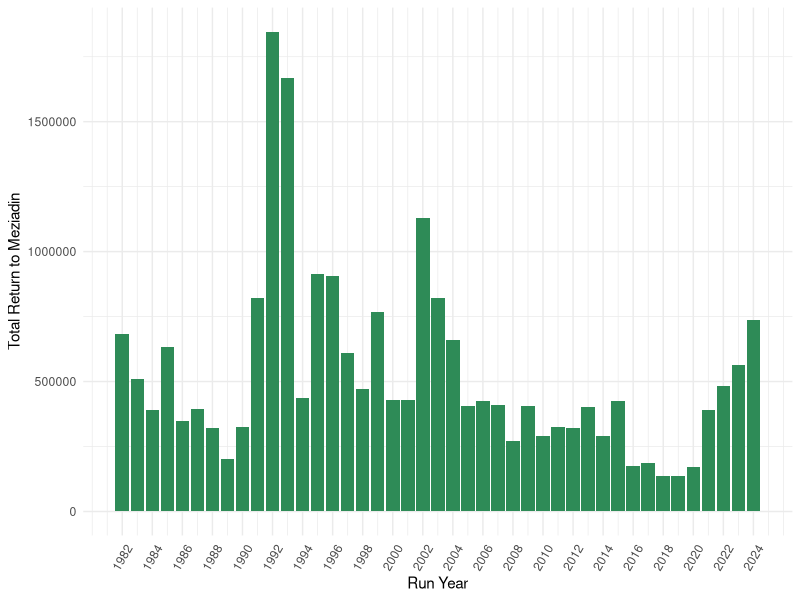
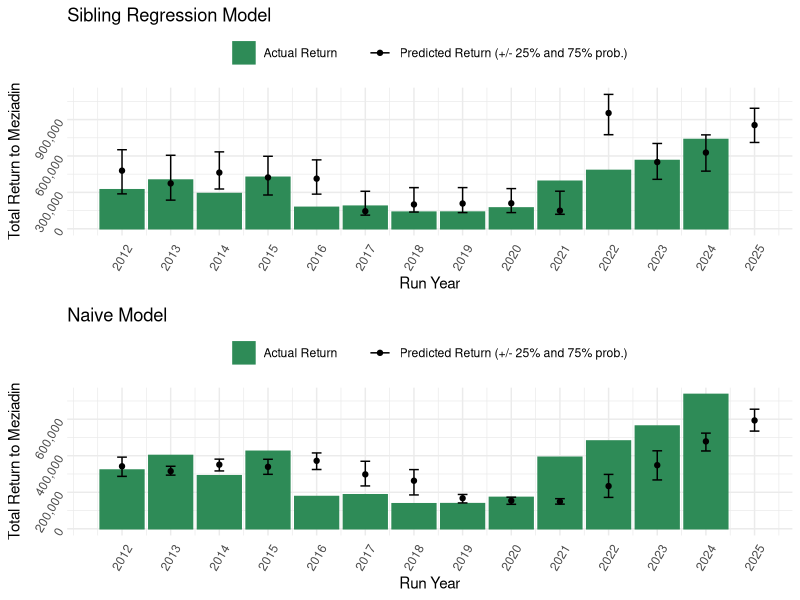
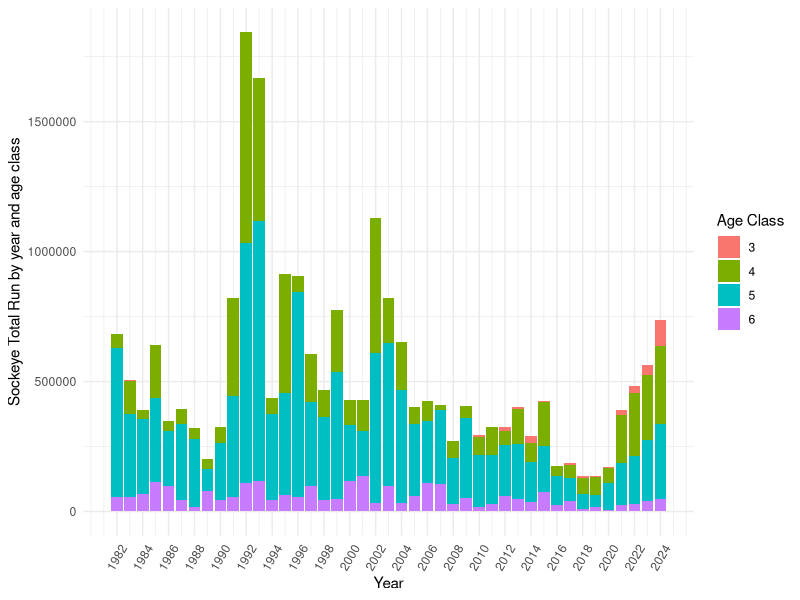
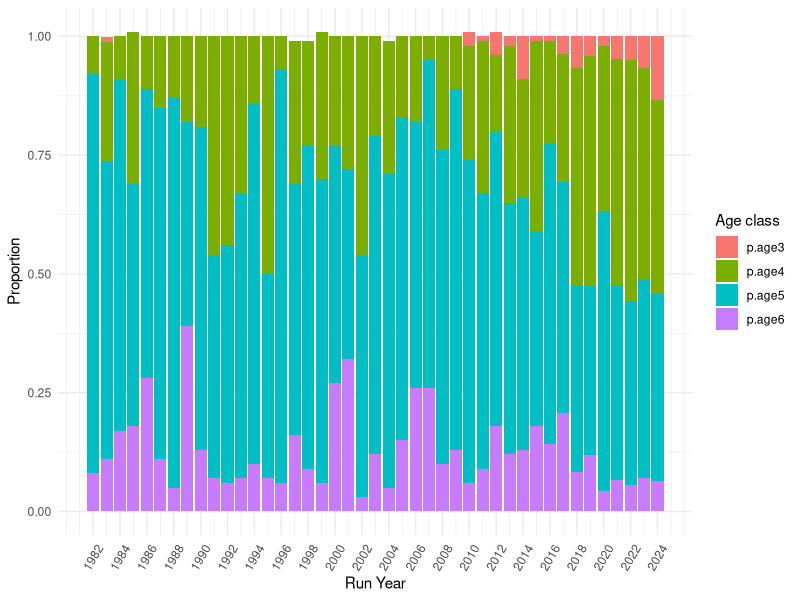

These figures' R source, in order: (Note: this script raises an error after producing the figures.)
# Code to process (1) Meziadin sockeye run by age data and (2) escapement and total return data
# for Meziadin-specific sockeye run forecast using ForecastR
library(tidyverse)
library(scales)
library(gridExtra)


# Read in Meziadin/Nass TE/TR data ----------------------------------------

mez_nass_TR_TE <- read_csv("data/nass vs mez TR TE new.csv") %>%
  filter(type == "Total Return") %>%
  drop_na("Meziadin") %>%
  rename(runyear = year)

# Wide format to have total run and escapement as columns
TR_TE_wide <- pivot_wider(mez_nass_TR_TE, names_from = type, values_from = c(Meziadin, Nass)) %>%
  subset(select = -c(`Nass_Total Return`, mez.p, non.mez))


# Read new data (to 2023) -------------------------------------------------

datanew <- read.csv("data/TRTC-Results--Nass-Sockeye_kke.csv") %>%
  filter(CU_Name == "Meziadin") %>%
  subset(select = -c(CU, SpeciesId, T_Idx_E, ExpFactor1, ExpFactor2, AdjSum, ObsE,
                     ExpFactor3, TE, CDN.Harvest, CDN.ER, Q1, Q2, Q3, ER.Indicator,
                     ER.Indicator.Lookup, ER.Source, StatArea, TRTC, Total.Harvest,
                     Total.ER, CU_Name)) %>%
  filter(Year %in% c("2018", "2019", "2020", "2021", "2022", "2023")) %>%
  rename(runyear = Year, `Meziadin_Total Return` = Total.Run)%>%
  mutate(`Meziadin_Total Return` = as.numeric(gsub(",","",`Meziadin_Total Return`)))


# ADD 2024 DATA -----------------------------------------------------------

# Meziadin total return is the escapement (fishwheel count) plus harvest before the fishwheel
# (about 49%). So fishwheel + (fishwheel*.49)
runyear <- c(2024)
mez_return <- c(735996.1) 
# calculated as Esc / (1-ER) using Meziadin fishwheel count for Esc and 0.49 for ER 
data24 <- data.frame(runyear, mez_return) %>%
  rename(`Meziadin_Total Return` = mez_return)

datanew <- bind_rows(datanew, data24)

# Merge old and new data (without ages):
all_mezdata <- bind_rows(TR_TE_wide, datanew)


# Returns vs Predicted - read in forecastR predictions data -------------------------

predictions <- read.csv("data/mez_predictions.csv")

predictions <- full_join(all_mezdata, predictions, by="runyear") %>%
  filter(!is.na(predicted.return)) %>%
  mutate(predicted.return = as.numeric(predicted.return),
         p25 = as.numeric(p25),
         p75 = as.numeric(p75)) 

# Plot Meziadin total returns by year (no age breakdown)
ggplot(all_mezdata, aes(x = runyear, y = `Meziadin_Total Return`)) +
  geom_col(fill = "seagreen")+
  theme_minimal()+
  labs(x = "Run Year", y = "Total Return to Meziadin")+
  scale_x_continuous(breaks = round(seq(min(all_mezdata$runyear), max(all_mezdata$runyear), 
                                        by = 2),1))+
  theme(axis.text.x = element_text(angle = 60, vjust = 0.5))

### Add a line showing the pre-season forecasts
# Create a csv file for each year by changing forecast year and re-saving.
# Run each csv through forecastR
# Save sibling reg  point forecast, p25 and p75
# create a data frame of the forecasts
# bind with total return data - name something like ("predicted return")
# Plot by adding aes with line for predicted return, error bars for p25 and p75

###
sibreg <- ggplot(predictions, aes(x = runyear)) +
  geom_col(aes(y = `Meziadin_Total Return`, fill = "Actual Return"), color = "seagreen") +
  geom_point(aes(y = predicted.return, color = "Predicted Return (+/- 25% and 75% prob.)")) +
  geom_errorbar(
    aes(ymin = p25, ymax = p75, color = "Predicted Return (+/- 25% and 75% prob.)"),
    width = 0.2
  ) +
  theme_minimal() +
  labs(
    x = "Run Year",
    y = "Total Return to Meziadin"
  ) +
  scale_x_continuous(breaks = round(seq(min(predictions$runyear), max(predictions$runyear), by = 1), 1)) +
  scale_y_continuous(labels = scales::label_comma()) +
  scale_fill_manual(
    values = c("Actual Return" = "seagreen"),
    name = NULL  # Remove "fill" label
  ) +
  scale_color_manual(
    values = c("Predicted Return (+/- 25% and 75% prob.)" = "black"),
    name = NULL  # Remove "colour" label
  ) +
  ggtitle("Sibling Regression Model") +
  theme(
    axis.text.x = element_text(angle = 60, vjust = 0.5),
    axis.text.y = element_text(angle = 60),
    legend.position = "top"  # Move legend to the top
  )

###
# NAIVE MODEL:
predictions_naive <- read.csv("data/mez_predictions_naive.csv")

predictions_naive <- full_join(all_mezdata, predictions_naive, by="runyear") %>%
  filter(!is.na(predicted.return)) %>%
  mutate(predicted.return = as.numeric(predicted.return),
         p25 = as.numeric(p25),
         p75 = as.numeric(p75)) 

### Add a line showing the pre-season forecasts

naive <- ggplot(predictions_naive, aes(x = runyear)) +
  geom_col(aes(y = `Meziadin_Total Return`, fill = "Actual Return"), color = "seagreen") +
  geom_point(aes(y = predicted.return, color = "Predicted Return (+/- 25% and 75% prob.)")) +
  geom_errorbar(
    aes(ymin = p25, ymax = p75, color = "Predicted Return (+/- 25% and 75% prob.)"),
    width = 0.2
  ) +
  theme_minimal() +
  labs(
    x = "Run Year",
    y = "Total Return to Meziadin"
  ) +
  scale_x_continuous(breaks = round(seq(min(predictions$runyear), max(predictions$runyear), by = 1), 1)) +
  scale_y_continuous(labels = scales::label_comma()) +
  scale_fill_manual(
    values = c("Actual Return" = "seagreen"),
    name = NULL  # Remove "fill" label
  ) +
  scale_color_manual(
    values = c("Predicted Return (+/- 25% and 75% prob.)" = "black"),
    name = NULL  # Remove "colour" label
  ) +
  ggtitle("Naive Model") +
  theme(
    axis.text.x = element_text(angle = 60, vjust = 0.5),
    axis.text.y = element_text(angle = 60),
    legend.position = "top" 
  )

grid.arrange(sibreg, naive, nrow = 2)

# Read in Meziadin age data -----------------------------------------------

mez_age <- read_csv("data/Mez scale data - Andy.csv") %>%
  rename(runyear = Year)

# new data to 2022
mez_age_2 <- read_csv("data/Mez ages for Andy.csv") %>%
  filter(Year %in% c("2020", "2021", "2022")) %>%
  rename(runyear = Year) %>%
  #add row for 2023 and 2024 with age percentages using the mean from the last 5y (2018-2022, and 2019-2023)
  add_row(runyear = 2023, AgeComp = "MeziadinAnnual", RunAge3 = 0.1288244, RunAge4 = 0.4137336, RunAge5 = 0.3906876, RunAge6 = 0.06675444,
          RunAge7 = 0, Total = 1.00) %>%
  add_row(runyear = 2024, AgeComp = "MeziadinAnnual", RunAge3 = 0.1345893, RunAge4 = 0.4084802, RunAge5 = 0.3928252, RunAge6 = 0.06410532,
           RunAge7 = 0, Total = 1.00)

`%nin%` <- Negate(`%in%`)

mez_age <- rbind(mez_age, mez_age_2) %>%
  filter(runyear %nin% c(2016, 2017, 2018, 2019, 2020, 2021, 2022, 2023))
# Read in age comp data using jack proportions from Mez fishway:
mez_new.p <- read_csv("data/mez_new.p.csv")
mez_age <- rbind(mez_age, mez_new.p)

# Merge TR data and age data ----------------------------------------------

age_mezdata <- merge(all_mezdata, mez_age, by = "runyear") %>%
  subset(select = -c(RunAge7, AgeComp)) %>%
  # add sockeye escapement for each age class (total * percent age)
  # add sockeye total return number for each age class
  mutate("3" = RunAge3*`Meziadin_Total Return`,
         "4" = RunAge4*`Meziadin_Total Return`,
         "5" = RunAge5*`Meziadin_Total Return`,
         "6" = RunAge6*`Meziadin_Total Return`) %>%
  # column name for percentages
  rename(p.age3 = RunAge3, p.age4 = RunAge4, p.age5 = RunAge5, p.age6 = RunAge6)

# Format for plotting
age_mezdata_long <- age_mezdata %>%
  pivot_longer(cols = "3":"6", names_to = "tr_ageclass", values_to = "tr_count") %>%
  rename(`Age Class` = tr_ageclass)

prop_ages <- age_mezdata %>%
  pivot_longer(cols = "p.age3":"p.age6", names_to = "Age class", values_to = "proportion_age")


# Plot total run by year with age classes ---------------------------------

ggplot(age_mezdata_long, aes(x = runyear, y = tr_count, fill = `Age Class`)) +
  geom_col() +
  xlab("Year") +
  ylab("Sockeye Total Run by year and age class") +
  theme_minimal()+
  scale_x_continuous(breaks = round(seq(min(prop_ages$runyear), max(prop_ages$runyear), 
                                        by = 2),1)) +
  theme(axis.text.x = element_text(angle = 60, vjust = 0.5))


# Proportion of age classes by year ---------------------------------------

ggplot(prop_ages, aes(x = runyear, y = proportion_age, fill = `Age class`))+
  geom_col() +
  theme_minimal() +
  xlab("Run Year") +
  ylab("Proportion")+
  scale_x_continuous(breaks = round(seq(min(prop_ages$runyear), max(prop_ages$runyear), 
                                        by = 2),1)) +
  theme(axis.text.x = element_text(angle = 60, vjust = 0.5))


# FORMATTING FOR FORECASTR ------------------------------------------------

mez_forecastr <- age_mezdata_long %>%
  subset(select = -c(p.age3, p.age4, p.age5, p.age6, Total, 
                     `Meziadin_Total Return`)) %>%
  rename(Run_Year = runyear, Age_Class = `Age Class`, Average_Terminal_Run = tr_count) %>%
  #filter(Age_Class != "3") %>% # remove age class 3 (for now..) because lots of zeros for this age class
  mutate(Brood_Year = Run_Year - as.numeric(Age_Class),
         Stock_Name = "Meziadin",
         Stock_Species = "Sockeye",
         Stock_Abundance = "Terminal Run",
         Forecasting_Year = "2025") %>%
  select(Stock_Name, Stock_Species, Stock_Abundance, Forecasting_Year, Run_Year, Brood_Year,
         Age_Class, Average_Terminal_Run) %>%
  mutate(Average_Terminal_Run = ifelse(is.na(Average_Terminal_Run), 0, Average_Terminal_Run))

# remove values from columns 1-4, except for the first row
mez_forecastr <- mez_forecastr %>%
  mutate(
    Stock_Name = ifelse(row_number() == 1, Stock_Name, ""),
    Stock_Species = ifelse(row_number() == 1, Stock_Species, ""),
    Stock_Abundance = ifelse(row_number() == 1, Stock_Abundance, ""),
    Forecasting_Year = ifelse(row_number() == 1, Forecasting_Year, "")
  ) %>%
  mutate(Average_Terminal_Run = replace(Average_Terminal_Run, Average_Terminal_Run==0, 1))

write.csv(mez_forecastr, "~/coastland/nass-data-summaries/data/mez_forecastr.csv", row.names = FALSE)

# 2024 run prediction -----------------------------------------------------
# File for 2024 forecasting year (to compare forecast with actual 2024 run):

# mez_24 <- age_mezdata_long %>%
#   subset(select = -c(p.age3, p.age4, p.age5, p.age6, Total, 
#                      `Meziadin_Total Return`)) %>%
#   rename(Run_Year = runyear, Age_Class = `Age Class`, Average_Terminal_Run = tr_count) %>%
#   filter(Run_Year != "2024") %>% 
#   mutate(Brood_Year = Run_Year - as.numeric(Age_Class),
#          Stock_Name = "Meziadin",
#          Stock_Species = "Sockeye",
#          Stock_Abundance = "Terminal Run",
#          Forecasting_Year = "2024") %>%
#   select(Stock_Name, Stock_Species, Stock_Abundance, Forecasting_Year, Run_Year, Brood_Year,
#          Age_Class, Average_Terminal_Run) %>%
#   mutate(Average_Terminal_Run = ifelse(is.na(Average_Terminal_Run), 0, Average_Terminal_Run))
# 
# mez_24 <- mez_24 %>%
#   mutate(
#     Stock_Name = ifelse(row_number() == 1, Stock_Name, ""),
#     Stock_Species = ifelse(row_number() == 1, Stock_Species, ""),
#     Stock_Abundance = ifelse(row_number() == 1, Stock_Abundance, ""),
#     Forecasting_Year = ifelse(row_number() == 1, Forecasting_Year, "")
#   ) %>%
#   mutate(Average_Terminal_Run = replace(Average_Terminal_Run, Average_Terminal_Run==0, 1))
# 
# # write csv
# write.csv(mez_24, "~/coastland/nass-data-summaries/data/mez_24.csv", row.names = FALSE)
